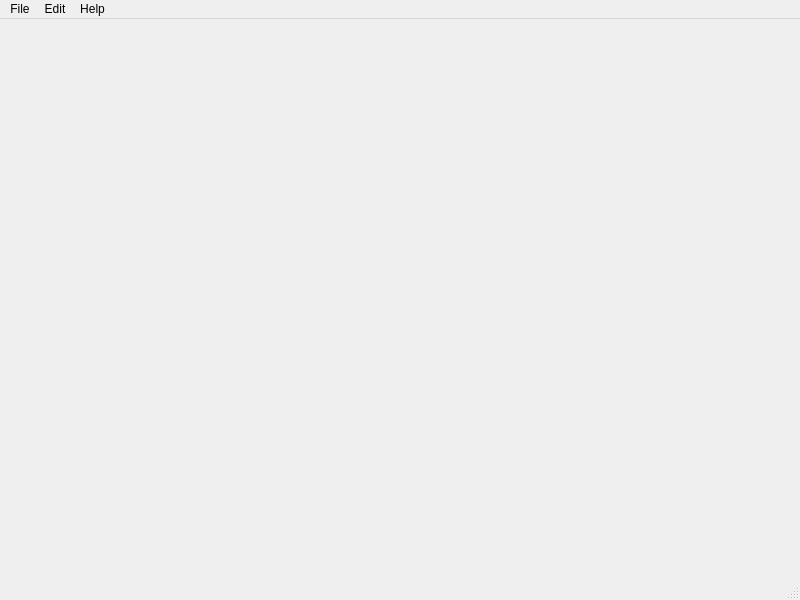
<?xml version="1.0" encoding="UTF-8"?>
<ui version="4.0">
 <class>MainWindow</class>
 <widget class="QMainWindow" name="MainWindow">
  <property name="geometry">
   <rect>
    <x>0</x>
    <y>0</y>
    <width>800</width>
    <height>600</height>
   </rect>
  </property>
  <property name="windowTitle">
   <string>MainWindow</string>
  </property>
  <widget class="QWidget" name="centralwidget">
   <widget class="QWidget" name="verticalLayoutWidget">
    <property name="geometry">
     <rect>
      <x>10</x>
      <y>10</y>
      <width>251</width>
      <height>211</height>
     </rect>
    </property>
    <layout class="QVBoxLayout" name="verticalLayout"/>
   </widget>
  </widget>
  <widget class="QMenuBar" name="menubar">
   <property name="geometry">
    <rect>
     <x>0</x>
     <y>0</y>
     <width>800</width>
     <height>33</height>
    </rect>
   </property>
   <widget class="QMenu" name="menuFile">
    <property name="title">
     <string>File</string>
    </property>
    <widget class="QMenu" name="menuOpen_a_File">
     <property name="title">
      <string>Open a File</string>
     </property>
     <addaction name="actionCtrl_O"/>
     <addaction name="separator"/>
    </widget>
    <addaction name="menuOpen_a_File"/>
    <addaction name="actionSave"/>
    <addaction name="actionSave_As"/>
    <addaction name="actionNew"/>
    <addaction name="actionClose"/>
    <addaction name="actionClose_All"/>
   </widget>
   <widget class="QMenu" name="menuEdit">
    <property name="title">
     <string>Edit</string>
    </property>
    <addaction name="actionCut"/>
    <addaction name="actionCopy"/>
    <addaction name="actionPaste"/>
    <addaction name="actionDelete"/>
    <addaction name="actionRedo"/>
    <addaction name="actionUndo"/>
    <addaction name="actionSelect_All"/>
   </widget>
   <widget class="QMenu" name="menuHelp">
    <property name="title">
     <string>Help</string>
    </property>
    <addaction name="actionGet_Help_Locally"/>
    <addaction name="actionGet_Help_Onine"/>
   </widget>
   <addaction name="menuFile"/>
   <addaction name="menuEdit"/>
   <addaction name="menuHelp"/>
  </widget>
  <widget class="QStatusBar" name="statusbar"/>
  <action name="actionSave">
   <property name="text">
    <string>Save</string>
   </property>
   <property name="statusTip">
    <string>Save a File</string>
   </property>
   <property name="shortcut">
    <string>Ctrl+S</string>
   </property>
  </action>
  <action name="actionSave_As">
   <property name="text">
    <string>Save As...</string>
   </property>
  </action>
  <action name="actionNew">
   <property name="text">
    <string>New...</string>
   </property>
   <property name="statusTip">
    <string>Create a New File</string>
   </property>
   <property name="shortcut">
    <string>Ctrl+N</string>
   </property>
  </action>
  <action name="actionClose">
   <property name="text">
    <string>Close</string>
   </property>
   <property name="statusTip">
    <string>Close the Current File Only</string>
   </property>
  </action>
  <action name="actionClose_All">
   <property name="text">
    <string>Close All</string>
   </property>
   <property name="statusTip">
    <string>Close All Opened Files</string>
   </property>
  </action>
  <action name="actionCut">
   <property name="text">
    <string>Cut </string>
   </property>
   <property name="statusTip">
    <string/>
   </property>
   <property name="shortcut">
    <string>Ctrl+X</string>
   </property>
  </action>
  <action name="actionCopy">
   <property name="text">
    <string>Copy</string>
   </property>
   <property name="shortcut">
    <string>Ctrl+C</string>
   </property>
  </action>
  <action name="actionPaste">
   <property name="text">
    <string>Paste</string>
   </property>
   <property name="shortcut">
    <string>Ctrl+V</string>
   </property>
  </action>
  <action name="actionDelete">
   <property name="text">
    <string>Delete</string>
   </property>
   <property name="shortcut">
    <string>Ctrl+Del</string>
   </property>
  </action>
  <action name="actionRedo">
   <property name="text">
    <string>Redo</string>
   </property>
   <property name="shortcut">
    <string>Ctrl+Y</string>
   </property>
  </action>
  <action name="actionUndo">
   <property name="text">
    <string>Undo</string>
   </property>
   <property name="shortcut">
    <string>Ctrl+Z</string>
   </property>
  </action>
  <action name="actionSelect_All">
   <property name="text">
    <string>Select All</string>
   </property>
   <property name="shortcut">
    <string>Ctrl+A</string>
   </property>
  </action>
  <action name="actionCtrl_O">
   <property name="text">
    <string>Ctrl+O</string>
   </property>
  </action>
  <action name="actionGet_Help_Locally">
   <property name="text">
    <string>Get Help Locally</string>
   </property>
   <property name="shortcut">
    <string>F1</string>
   </property>
  </action>
  <action name="actionGet_Help_Onine">
   <property name="text">
    <string>Get Help Onine</string>
   </property>
   <property name="shortcut">
    <string>Ctrl+F1</string>
   </property>
  </action>
 </widget>
 <resources/>
 <connections/>
</ui>
